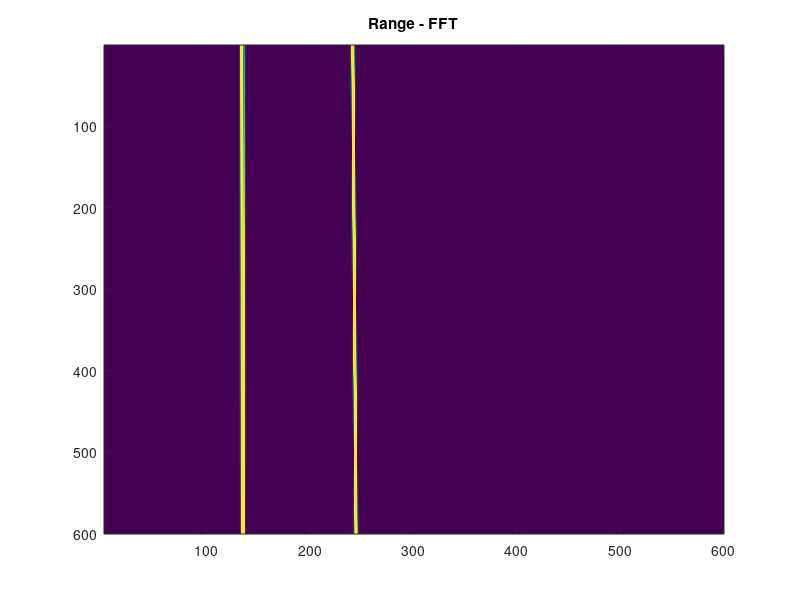
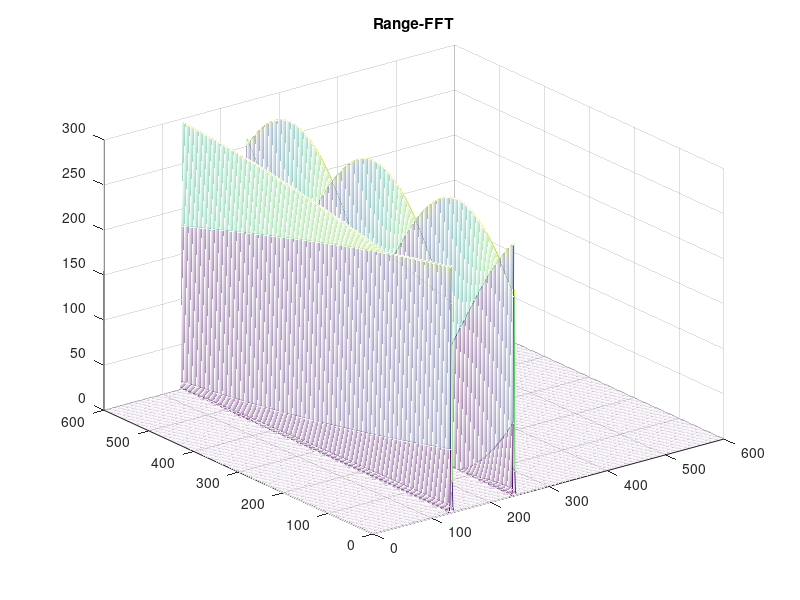
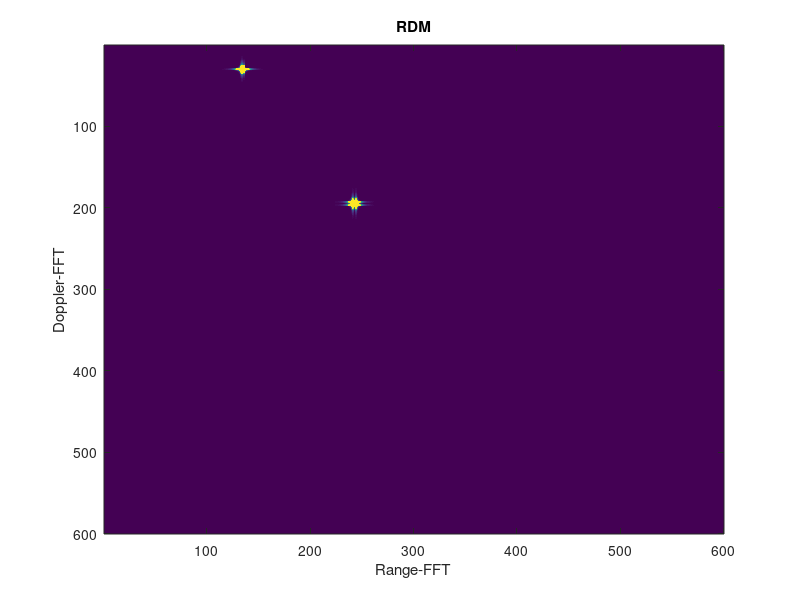
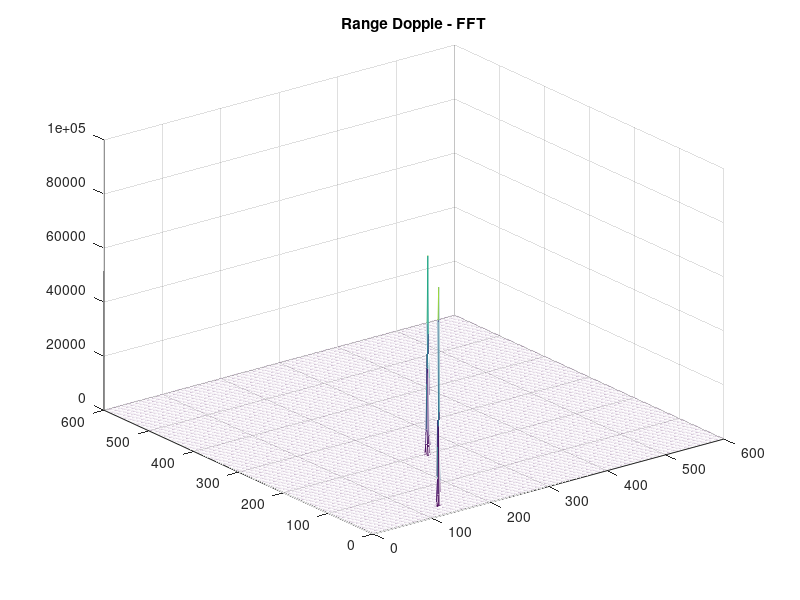

Write MATLAB code to recreate these figures, in order.
%% Initial operation
close all;
clc;
tarR = [50 90];    %target range
tarV = [3 20];     %target velocity
c = 3*10^8;
f0 = 24.05*10^9;
T = 100*10^(-6);   %chirp Sweep Time
B = 400*10^6;
L = 600;            %slow-time dimension,num of chirps
N = 600;           %fast-time dimension,num of samples
%% generate receive signal
S1 = zeros(L,N);
for l = 1:L
    for n = 1:N
        S1(l,n) = exp(1i*2*pi*(((2*B*(tarR(1)+tarV(1)*T*l)/(c*T)+(2*f0*tarV(1))/c)*T/N*n+((2*f0)*(tarR(1)+tarV(1)*T*l))/c)));
    end
end

S2 = zeros(L,N);
for l = 1:L
    for n = 1:N
        S2(l,n) = exp(1i*2*pi*(((2*B*(tarR(2)+tarV(2)*T*l)/(c*T)+(2*f0*tarV(2))/c)*T/N*n+((2*f0)*(tarR(2)+tarV(2)*T*l))/c)));
    end
end

sigReceive = S1+S2;
%% range fft processing
hanning1 = hanning(N,'periodic');
sigRWin = zeros(L,N);
for ii = 1:L
    sigRWin(ii,:) = hanning1'.*sigReceive(ii,:);
end
sigRfft = zeros(L,N);
for ii = 1:L
    sigRfft(ii,:) = fft(sigRWin(ii,:),N);
end
%% doppler fft processing
hanning2 = hanning(L,'periodic');
sigDWin = zeros(L,N);
for ii = 1:N
    sigDWin(:,ii) = hanning2.*sigRfft(:,ii);
end
sigDfft = zeros(L,N);
for ii = 1:N
    sigDfft(:,ii) = fft(sigDWin(:,ii),L);
    %sigDfft(:,ii) = fft(sigReceive(:,ii),NumDFFT);
end
%% Visualization
figure,image(abs(sigRfft)),title('Range - FFT')
figure,mesh(abs(sigRfft)),title('Range-FFT');
figure,image(abs(sigDfft)),title('RDM');xlabel('Range-FFT'),ylabel('Doppler-FFT');
figure,mesh(abs(sigDfft)),title('Range Dopple - FFT');